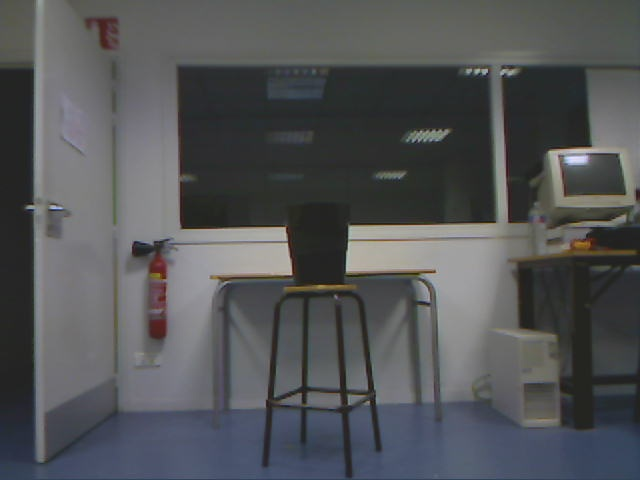
//> input picture Vision/projet_vision/left2.jpg, 640 x 480 px
$ ./test2   (built with g++ and OpenCV 4)
//> lines starting //> are read from the running program, lines starting //| are printed output that depends on the picture
#include <opencv/cxcore.h>
#include <opencv/highgui.h>
#include <opencv/cv.h>
#include <opencv/cvaux.h>
#include <stdlib.h>
#include <stdio.h>
#include <math.h>

int main()

{

IplImage* srcLeft = cvLoadImage("/home/olivier/projet_vision/left2.jpg",1);
//> srcLeft is the input picture: 480 rows x 640 cols, CV_8UC3; mean B, G, R 86.6, 84.6, 82.9
IplImage* srcRight = cvLoadImage("/home/olivier/projet_vision/right2.jpg",1);
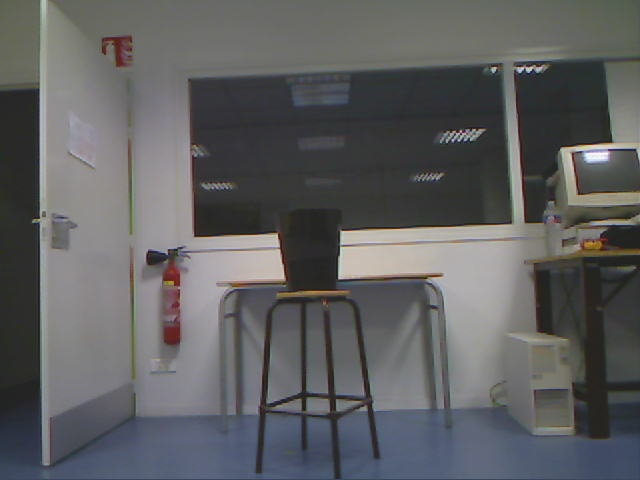
//> input picture Vision/projet_vision/right2.jpg, 640 x 480 px
//> srcRight is the input picture: 480 rows x 640 cols, CV_8UC3; mean B, G, R 96.4, 95.4, 94.8
IplImage* leftImage = cvCreateImage(cvGetSize(srcLeft), IPL_DEPTH_8U, 1);
IplImage* rightImage = cvCreateImage(cvGetSize(srcRight), IPL_DEPTH_8U, 1);

cvCvtColor(srcLeft, leftImage, CV_BGR2GRAY);
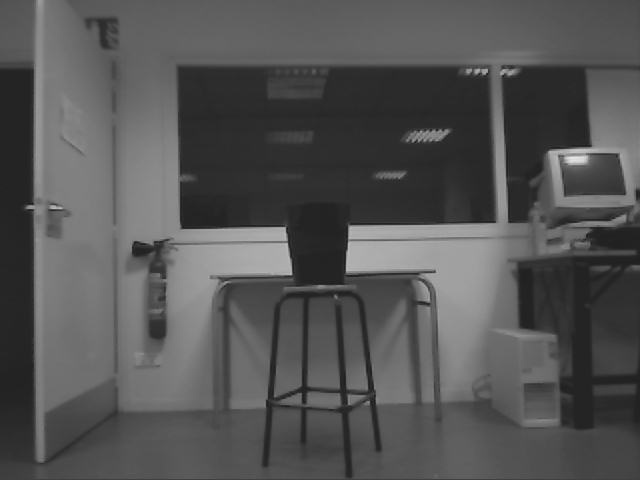
//> leftImage: 480 rows x 640 cols, CV_8UC1; min 18, max 230, mean 84.3
cvCvtColor(srcRight, rightImage, CV_BGR2GRAY);
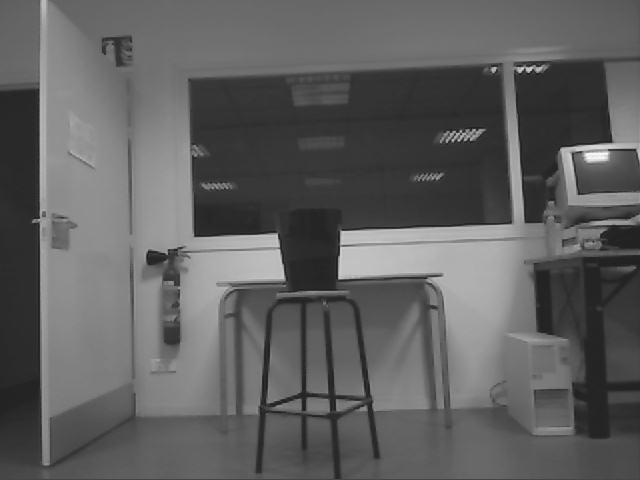
//> rightImage: 480 rows x 640 cols, CV_8UC1; min 20, max 252, mean 95.3

CvSize size = cvGetSize(srcLeft);
//> size = Size(640, 480)

CvMat* disparity_left = cvCreateMat( size.height, size.width, CV_16S );
CvMat* disparity_right = cvCreateMat( size.height, size.width, CV_16S );

//> (the run ends here: the program needs code that is not available in this run, at `CvStereoGCState* state = cvCreateStereoGCState( 16, 2 );`)
